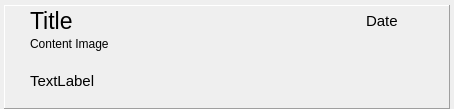
<?xml version="1.0" encoding="UTF-8"?>
<ui version="4.0">
 <class>MessageWidget</class>
 <widget class="QWidget" name="MessageWidget">
  <property name="geometry">
   <rect>
    <x>0</x>
    <y>0</y>
    <width>454</width>
    <height>109</height>
   </rect>
  </property>
  <property name="windowTitle">
   <string>Form</string>
  </property>
  <property name="autoFillBackground">
   <bool>true</bool>
  </property>
  <layout class="QGridLayout" name="gridLayout">
   <property name="sizeConstraint">
    <enum>QLayout::SizeConstraint::SetMinimumSize</enum>
   </property>
   <property name="leftMargin">
    <number>4</number>
   </property>
   <property name="topMargin">
    <number>5</number>
   </property>
   <property name="rightMargin">
    <number>4</number>
   </property>
   <property name="bottomMargin">
    <number>0</number>
   </property>
   <property name="horizontalSpacing">
    <number>0</number>
   </property>
   <item row="0" column="0">
    <widget class="QFrame" name="frame">
     <property name="frameShape">
      <enum>QFrame::Shape::Panel</enum>
     </property>
     <property name="frameShadow">
      <enum>QFrame::Shadow::Raised</enum>
     </property>
     <layout class="QGridLayout" name="gridLayout_frame">
      <property name="sizeConstraint">
       <enum>QLayout::SizeConstraint::SetMinimumSize</enum>
      </property>
      <property name="leftMargin">
       <number>0</number>
      </property>
      <property name="topMargin">
       <number>0</number>
      </property>
      <property name="rightMargin">
       <number>5</number>
      </property>
      <property name="bottomMargin">
       <number>0</number>
      </property>
      <property name="verticalSpacing">
       <number>0</number>
      </property>
      <item row="1" column="3">
       <widget class="QLabel" name="label_title">
        <property name="sizePolicy">
         <sizepolicy hsizetype="Expanding" vsizetype="Minimum">
          <horstretch>0</horstretch>
          <verstretch>0</verstretch>
         </sizepolicy>
        </property>
        <property name="font">
         <font>
          <pointsize>17</pointsize>
          <bold>false</bold>
         </font>
        </property>
        <property name="text">
         <string>Title</string>
        </property>
        <property name="wordWrap">
         <bool>true</bool>
        </property>
        <property name="textInteractionFlags">
         <set>Qt::TextInteractionFlag::LinksAccessibleByMouse|Qt::TextInteractionFlag::TextSelectableByMouse</set>
        </property>
       </widget>
      </item>
      <item row="1" column="2">
       <widget class="QLabel" name="label_image">
        <property name="text">
         <string/>
        </property>
        <property name="scaledContents">
         <bool>true</bool>
        </property>
       </widget>
      </item>
      <item row="0" column="3" colspan="4">
       <spacer name="verticalSpacer">
        <property name="orientation">
         <enum>Qt::Orientation::Vertical</enum>
        </property>
        <property name="sizeType">
         <enum>QSizePolicy::Policy::Fixed</enum>
        </property>
        <property name="sizeHint" stdset="0">
         <size>
          <width>0</width>
          <height>2</height>
         </size>
        </property>
       </spacer>
      </item>
      <item row="7" column="3" colspan="4">
       <widget class="QLabel" name="label_message">
        <property name="sizePolicy">
         <sizepolicy hsizetype="Preferred" vsizetype="MinimumExpanding">
          <horstretch>0</horstretch>
          <verstretch>0</verstretch>
         </sizepolicy>
        </property>
        <property name="font">
         <font>
          <pointsize>11</pointsize>
         </font>
        </property>
        <property name="text">
         <string>TextLabel</string>
        </property>
        <property name="textFormat">
         <enum>Qt::TextFormat::RichText</enum>
        </property>
        <property name="wordWrap">
         <bool>true</bool>
        </property>
        <property name="openExternalLinks">
         <bool>true</bool>
        </property>
        <property name="textInteractionFlags">
         <set>Qt::TextInteractionFlag::LinksAccessibleByMouse|Qt::TextInteractionFlag::TextSelectableByMouse</set>
        </property>
       </widget>
      </item>
      <item row="1" column="4">
       <spacer name="horizontalSpacer">
        <property name="orientation">
         <enum>Qt::Orientation::Horizontal</enum>
        </property>
        <property name="sizeType">
         <enum>QSizePolicy::Policy::Maximum</enum>
        </property>
        <property name="sizeHint" stdset="0">
         <size>
          <width>40</width>
          <height>20</height>
         </size>
        </property>
       </spacer>
      </item>
      <item row="1" column="6">
       <widget class="QPushButton" name="pb_delete">
        <property name="text">
         <string/>
        </property>
        <property name="iconSize">
         <size>
          <width>24</width>
          <height>24</height>
         </size>
        </property>
        <property name="flat">
         <bool>true</bool>
        </property>
       </widget>
      </item>
      <item row="6" column="3" colspan="4">
       <widget class="QFrame" name="frame_content_image">
        <layout class="QHBoxLayout" name="horizontalLayout">
         <property name="spacing">
          <number>0</number>
         </property>
         <property name="leftMargin">
          <number>0</number>
         </property>
         <property name="topMargin">
          <number>0</number>
         </property>
         <property name="rightMargin">
          <number>0</number>
         </property>
         <property name="bottomMargin">
          <number>0</number>
         </property>
         <item>
          <widget class="ClickableLabel" name="label_content_image">
           <property name="toolTip">
            <string>Click to copy URL to clipboard</string>
           </property>
           <property name="text">
            <string>Content Image</string>
           </property>
          </widget>
         </item>
         <item>
          <spacer name="horizontalSpacer_2">
           <property name="orientation">
            <enum>Qt::Orientation::Horizontal</enum>
           </property>
           <property name="sizeHint" stdset="0">
            <size>
             <width>40</width>
             <height>20</height>
            </size>
           </property>
          </spacer>
         </item>
        </layout>
       </widget>
      </item>
      <item row="0" column="1" rowspan="9">
       <widget class="QLabel" name="label_priority">
        <property name="maximumSize">
         <size>
          <width>6</width>
          <height>16777215</height>
         </size>
        </property>
        <property name="text">
         <string/>
        </property>
       </widget>
      </item>
      <item row="1" column="5">
       <widget class="QLabel" name="label_date">
        <property name="font">
         <font>
          <pointsize>11</pointsize>
         </font>
        </property>
        <property name="text">
         <string>Date</string>
        </property>
        <property name="textInteractionFlags">
         <set>Qt::TextInteractionFlag::LinksAccessibleByMouse|Qt::TextInteractionFlag::TextSelectableByMouse</set>
        </property>
       </widget>
      </item>
     </layout>
    </widget>
   </item>
  </layout>
 </widget>
 <customwidgets>
  <customwidget>
   <class>ClickableLabel</class>
   <extends>QLabel</extends>
   <header>clickablelabel.h</header>
   <slots>
    <signal>clicked()</signal>
   </slots>
  </customwidget>
 </customwidgets>
 <resources/>
 <connections>
  <connection>
   <sender>pb_delete</sender>
   <signal>clicked()</signal>
   <receiver>MessageWidget</receiver>
   <slot>deleteCallback()</slot>
   <hints>
    <hint type="sourcelabel">
     <x>427</x>
     <y>21</y>
    </hint>
    <hint type="destinationlabel">
     <x>491</x>
     <y>68</y>
    </hint>
   </hints>
  </connection>
 </connections>
 <slots>
  <slot>deleteCallback()</slot>
  <slot>clickedContentImage()</slot>
 </slots>
</ui>
